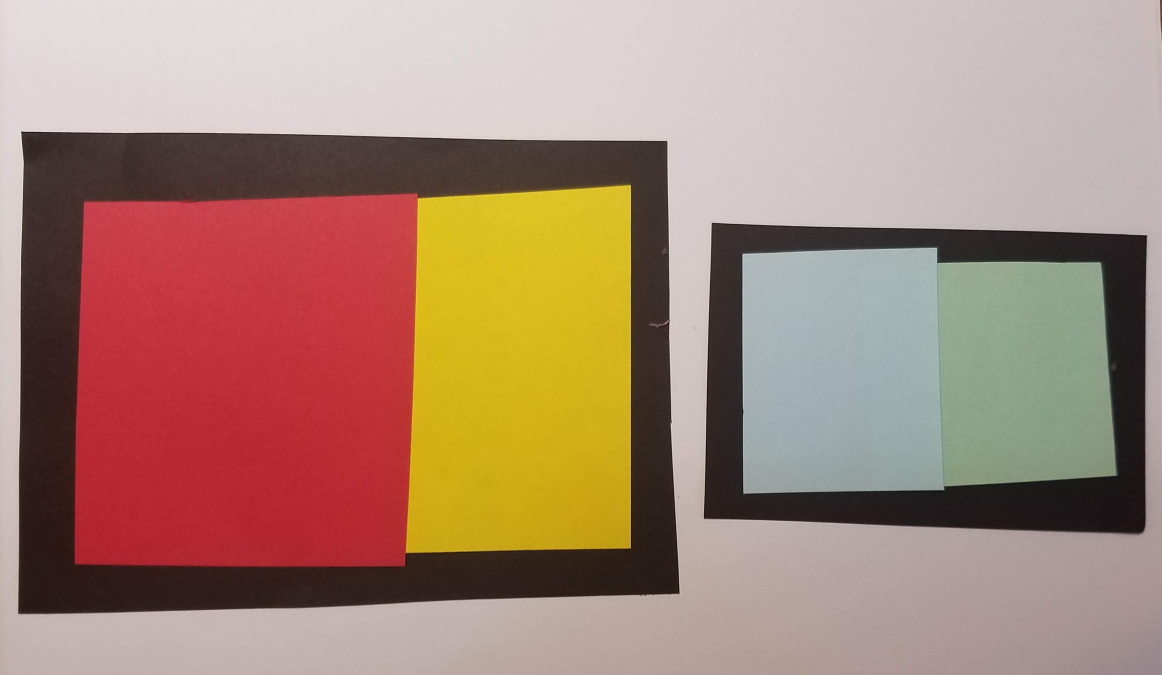
#> input picture paper_blocks.jpg, 3486 x 2023 px (shown at 1/3 size)
$ python box.py   (older library calls are emulated)
#> lines starting #> are read from the running program, lines starting #| are printed output that depends on the picture; after the words box and inside, x2 and y2 are one past the last pixel; in counts of white or black regions, pixels touching at a corner belong together
#Goal: Get one contour per block. (remove the extra one created by the border / select from one of them)
#To do so: Figure out if a contour contains another contour.
#	If it doesn't, accept that as the only contour
#	If it does, take either only the outer or inner contour
#This only works if contours are sorted by largest to smallest area (or else you would get both inside and outside)

import cv2, numpy as np
import imutils

RED = 0
RED1 = 1
YELLOW = 2
GREEN = 3
AQUA = 4 #light blue
BLUE = 5 #dark blue
PURPLE = 6
BLACK = 7


"""

[
(RED, GREEN),	#Example block
(BLUE, YELLOW)  #Example block 2
]

"""
colors = [RED, RED1, YELLOW, GREEN, AQUA, BLUE, PURPLE]
color_names = ["RED", "RED", "YELLOW", "GREEN", "AQUA", "BLUE", "PURPLE"]

"""COLOR RANGES (HSV):"""

#TODO: lower red 1 include too much black
value = 100
lower_red1 = np.array([0,0,value])
upper_red1 = np.array([15,255,255])

lower_red2 = np.array([166,0,value])
upper_red2 = np.array([180,255,255])

lower_yellow = np.array([16,0,value])
upper_yellow = np.array([45,255,255])

lower_green = np.array([46,0,value])
upper_green = np.array([75,255,255])

lower_aqua = np.array([76,0,value])
upper_aqua = np.array([105,255,255])

lower_blue = np.array([106,0,value])
upper_blue = np.array([135,255,255])

lower_purple = np.array([136,0,value])
upper_purple = np.array([165,255,255])

#lower_black = np.array([0, 0, 0])
#upper_black = np.array([180, 255, value])


color_ranges = [
	(lower_red1, upper_red1),	#INDEX 0 = RED
	(lower_red2, upper_red2), 	#INDEX 1 = RED (two different ranges for red)
	(lower_yellow, upper_yellow), #INDEX 2 = YELLOW
	(lower_green, upper_green),	#INDEX 3 = GREEN
	(lower_aqua, upper_aqua),	#INDEX 4 = AQUA
	(lower_blue, upper_blue),	#INDEX 5 = BLUE
	(lower_purple, upper_purple),#INDEX 6 = PURPLE
	#(lower_black, upper_black)	#INDEX 7 = BLACK
]

def isNestedContour(outerContour, potentialInnerContour):
	outer_x, outer_y, outer_width, outer_height = cv2.boundingRect(outerContour)
	inner_x, inner_y, inner_width, inner_height = cv2.boundingRect(potentialInnerContour)

	print("\nouter:")
	print(cv2.boundingRect(outerContour))
	print("inner:")
	print(cv2.boundingRect(potentialInnerContour))
	print("outer_x + outer_width: " + str(outer_x+outer_width))
	print("inner_x + inner_width: " + str(inner_x+inner_width))
	print("outer_y + outer_height: " + str(outer_y+outer_height))
	print("inner_y + inner_height: " + str(inner_y+inner_height))

	return outer_x < inner_x and outer_y < inner_y and (outer_x + outer_width > inner_x + inner_width) and (outer_y + outer_height > inner_y + inner_height)


def filterSmallContours(sorted_contours, thresholdArea):
	max_area = cv2.contourArea(max(sorted_contours, key = cv2.contourArea))
	num_valid_contours = 0

	for contour in sorted_contours:	#for each contour (each suspected block)
		area = cv2.contourArea(contour)
		#if the are contained by the contour is of reasonable size (not an erroneous detection)
		if area > thresholdArea:
			num_valid_contours += 1
	return sorted_contours[0:num_valid_contours]


def removeNestedContours(contours):
#Precondition: contours is sorted from greatest contour area to least

	#For each contour
		#for each other contour
			#if the other contour is contained by the original contour
				#delete that contour
				#decrement counter
				#0 1 2 3
	outerIndex = 0
	while outerIndex < len(contours):
		outerContour = contours[outerIndex]
		potentialInnerIndex = outerIndex + 1
		while potentialInnerIndex < len(contours):
			if isNestedContour(outerContour, contours[potentialInnerIndex]):
				print("Found a nested contour!")
				contours = contours[0:potentialInnerIndex] + contours[potentialInnerIndex + 1 :]
				potentialInnerIndex -= 1 #correct for the shift of deletion to look at the next item
			potentialInnerIndex += 1
		outerIndex += 1


	return contours


def removeExtraContours(contours, img):
	contours = sorted(contours, key = cv2.contourArea, reverse=True) #sort contours by greatest to least area
	max_contour_area = cv2.contourArea(contours[0])
	contours = filterSmallContours(contours, max_contour_area * 0.1) #accept anything larger than 10% of the max block size (TODO: THIS MIGHT CAUSE ISSUES)(?)

	#check if biggest contour is just the border of the image
	x,y,width,height = cv2.boundingRect(contours[0])
	if(width == img.shape[1]): #If the contour width equals the image width
		contours = contours[1:]	#Delete that largest contour

	#Remove extra contours caused by the border of each block
	contours = removeNestedContours(contours)

	return contours

def printColorList(colorList):
	for color in colorList:
		print (color_names[color])


img = cv2.imread('paper_blocks.jpg')	#open image
#> img is the input picture: shape (2023, 3486, 3); mean B, G, R 119.8, 136.1, 167.7
img_color = imutils.resize(img, width=600)	#resize image
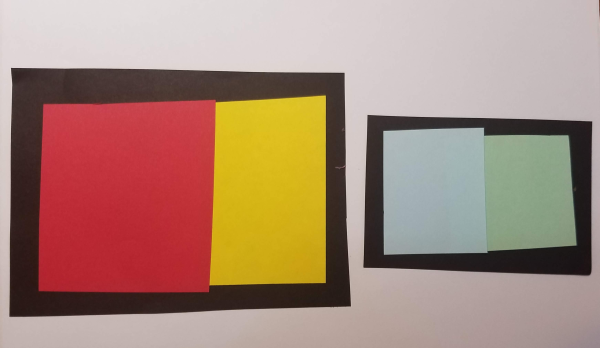
#> img_color: shape (348, 600, 3); mean B, G, R 119.8, 136.1, 167.7
img_gray = cv2.cvtColor(img_color, cv2.COLOR_BGR2GRAY) #convert image to grayscale
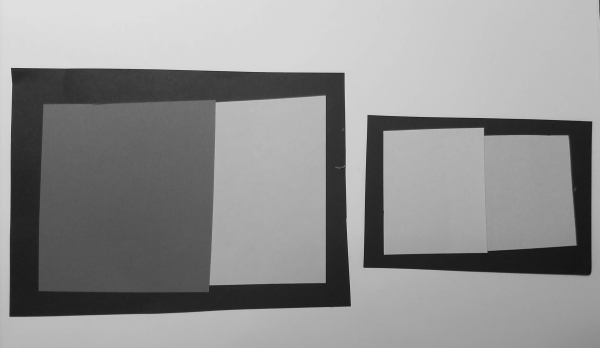
#> img_gray: shape (348, 600); min 19, max 224, mean 143.6

#locate any black in the image - make anything below the threshold white, and anything above black (black should turn white)
thresh_val = 90
#ret, thresh = cv2.threshold(img_gray, thresh_val, 255, cv2.THRESH_BINARY_INV)
blocksize = 101
constant = 40
thresh = cv2.adaptiveThreshold(img_gray, 255, cv2.ADAPTIVE_THRESH_GAUSSIAN_C, cv2.THRESH_BINARY, blocksize, constant)
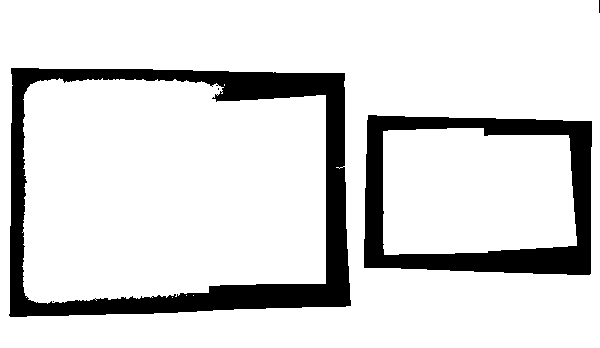
#> thresh: shape (348, 600); 85.3% white; 5 black regions (3 under 20 px)


#Find the black outline around each block
image, contours, hierarchy = cv2.findContours(thresh, cv2.RETR_TREE, cv2.CHAIN_APPROX_SIMPLE)
#> contours = 15 contours, 10 with area under 20; largest, box (x1, y1, x2, y2) and area: (0, 0, 600, 348) 207840, (8, 67, 352, 318) 81568, (22, 78, 326, 304) 61575, (363, 114, 593, 276) 34954, (383, 128, 577, 255) 22440

#Destroy any contours that are below a certain threshold (to get rid of false outlines)
contours = removeExtraContours(contours, img_color)
#> in removeExtraContours, `max_contour_area = cv2.contourArea(contours[0])`: max_contour_area = 207840.5
#> the loop in filterSmallContours, `for contour in sorted_contours:` made 15 passes
#> area on passes 1 to 5: 207840.5, 81567.5, 61575, 34953.5, 22440
#> after the loop in filterSmallContours, `for contour in sorted_contours:`: num_valid_contours = 5
#> in removeExtraContours, `contours = filterSmallContours(contours, max_contour_area * 0.1)`: contours = 5 contours; box (x1, y1, x2, y2) and area: (0, 0, 600, 348) 207840, (8, 67, 352, 318) 81568, (22, 78, 326, 304) 61575, (363, 114, 593, 276) 34954, (383, 128, 577, 255) 22440
#> in removeExtraContours, `x,y,width,height = cv2.boundingRect(contours[0])`: x = 0; width = 600; height = 348
#> in removeExtraContours, `contours = contours[1:]`: contours = 4 contours; box (x1, y1, x2, y2) and area: (8, 67, 352, 318) 81568, (22, 78, 326, 304) 61575, (363, 114, 593, 276) 34954, (383, 128, 577, 255) 22440
#> the loop in removeNestedContours, `while outerIndex < len(contours):` made 2 passes
#> (printed output is left out)
#> after the loop in removeNestedContours, `while outerIndex < len(contours):`: contours = 2 contours; box (x1, y1, x2, y2) and area: (8, 67, 352, 318) 81568, (363, 114, 593, 276) 34954; outerIndex = 2
contours = sorted(contours, key = cv2.contourArea, reverse=True) #sort contours by greatest to least area


#display contours overlayed on image (for testing)
drawn = cv2.drawContours(img_color.copy(), contours, -1, (0, 255, 0), 3)
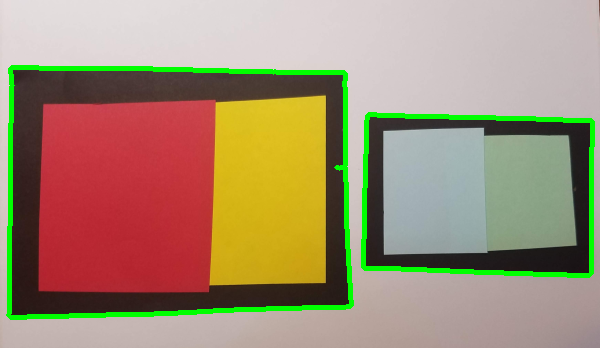
#> drawn: shape (348, 600, 3); mean B, G, R 114.3, 142.2, 161.5

cv2.imshow("contours", drawn)
cv2.waitKey(0)


"""
This gets the contours. But there are two many (two per border).
Need to make it one per border. Or at least just look at the one with greater area (!)
Then, determine the coordinates of it and mask the image to just that region.

get the average color of that region
"""
